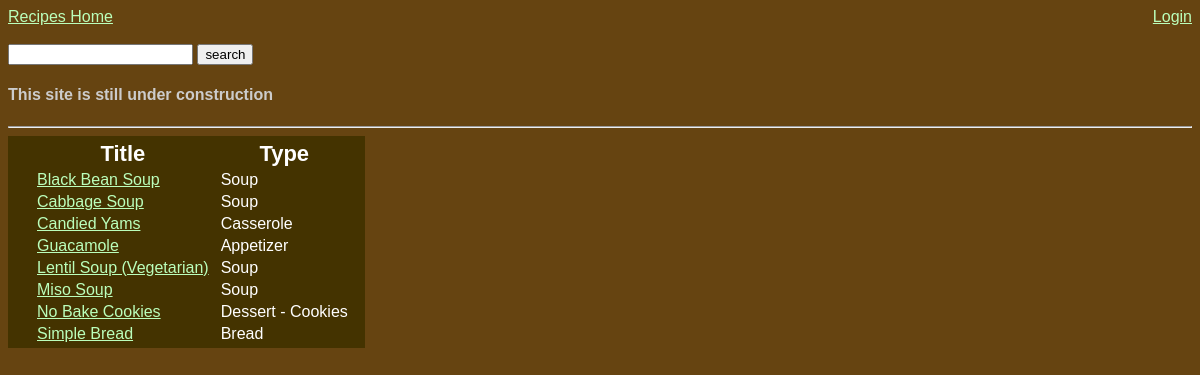
Screenshot of /searchRecipes.php with the database file from the repository.
### tables this page shows
CREATE TABLE `recipes` (
  `indx` int(10) NOT NULL AUTO_INCREMENT,
  `title` varchar(100) DEFAULT NULL,
  `user` varchar(50) DEFAULT NULL,
  `type` varchar(100) DEFAULT NULL,
  `imageLocation` varchar(500) DEFAULT NULL,
  `ingredients` varchar(5000) DEFAULT NULL,
  `directions` varchar(5000) DEFAULT NULL,
  PRIMARY KEY (`indx`)
);

### searchRecipes.php (the view, shortened to what this page needs)
<?php
    include("header.php");
    $qry = "select * from recipes where
            (title) like
            '%".$_GET['searchfield']."%'";
    $qry = $qry." or (user) like
            '%".$_GET['searchfield']."%'";
    $qry = $qry." or (type) like
            '%".$_GET['searchfield']."%'";
    $qry = $qry." or (ingredients) like
            '%".$_GET['searchfield']."%'";
    $qry = $qry." or (directions) like
            '%".$_GET['searchfield']."%'";
    $qry = $qry." or (indx) like
            '%".$_GET['searchfield']."%'";
    $qry = $qry." order by title";
    echo "<table><th></th><th>Title</th><th>Type</th>";
    $result = mysql_query($qry) or die('invalid query: '.mysql_error());
    while($row = mysql_fetch_array($result)){
        echo "<tr><td>";
            echo "</td>
                <td><a href=\"showForm.php?indx=".$row['indx']."\">".$row['title']."</a></td>
                <td>".$row['type']."</td>
                </tr>";
        }
        echo '</table>';
    include("footer.php");
?>

### recipestyle.css (style rules this page uses)
body { background-color:#641; color:#ccc; font-size:16px; font-family:helvetica, sans-serif; }
a:link { color:#bfb; }
table { background-color:#430; color:#fff; padding:2px 10px 2px 10px; }
td { padding-left:5px; padding-right:5px; }
th { font-size:22px; }

### rows the page displays
recipes: title "Black Bean Soup", type "Soup"
recipes: title "Cabbage Soup", type "Soup"
recipes: title "Candied Yams", type "Casserole"
recipes: title "Guacamole", type "Appetizer"
recipes: title "Lentil Soup (Vegetarian)", type "Soup"
recipes: title "Miso Soup", type "Soup"
recipes: title "No Bake Cookies", type "Dessert - Cookies"
recipes: title "Simple Bread", type "Bread"
